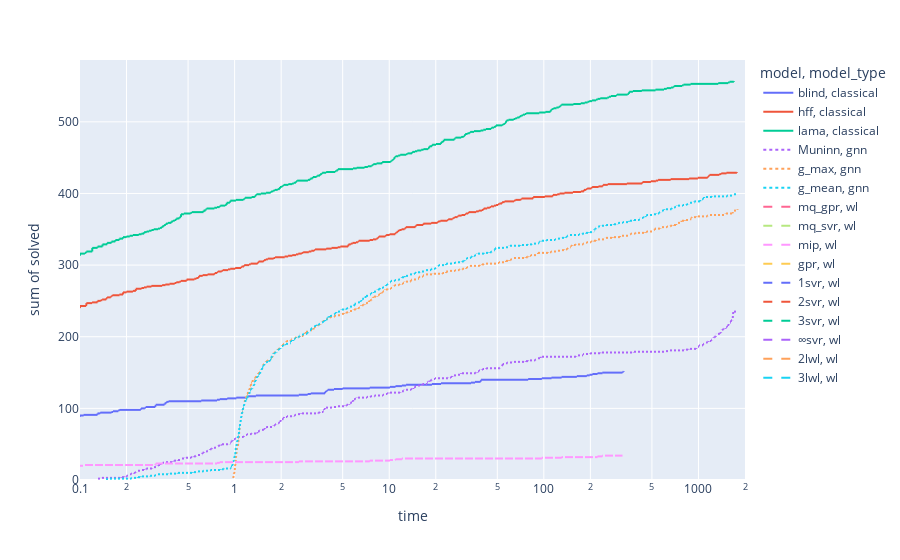

The cell this chart's notebook holds for it:
### Markdown cell above
### Cumulative runtime

### Code cell
fig = px.ecdf(
    WHOLE_DF,
    x="time",
    y="solved",
    color="model",
    line_dash="model_type",
    ecdfnorm=None,
    log_x=True,
    range_x=(1e-1, 2000),
)
fig.show()
fig.write_html("px/cumulative_runtime.html")

### Figure 1 — Plotly figure (JSON) as saved in the notebook; plotly's stock layout.template omitted (floating-point values rounded to 4 significant figures; data arrays with more than 128 entries replaced by an {"elided": "..."} marker saying what was removed)
{"data": [{"hovertemplate": "model=blind<br>model_type=classical<br>time=%{x}<br>sum of solved=%{y}<extra></extra>", "legendgroup": "blind, classical", "line": {"dash": "solid", "shape": "hv"}, "marker": {"color": "#636efa", "symbol": "circle"}, "mode": "lines", "name": "blind, classical", "showlegend": true, "type": "scattergl", "x": {"elided": "900 float values"}, "xaxis": "x", "y": {"elided": "900 int values"}, "yaxis": "y"}, {"hovertemplate": "model=hff<br>model_type=classical<br>time=%{x}<br>sum of solved=%{y}<extra></extra>", "legendgroup": "hff, classical", "line": {"dash": "solid", "shape": "hv"}, "marker": {"color": "#EF553B", "symbol": "circle"}, "mode": "lines", "name": "hff, classical", "showlegend": true, "type": "scattergl", "x": {"elided": "900 float values"}, "xaxis": "x", "y": {"elided": "900 int values"}, "yaxis": "y"}, {"hovertemplate": "model=lama<br>model_type=classical<br>time=%{x}<br>sum of solved=%{y}<extra></extra>", "legendgroup": "lama, classical", "line": {"dash": "solid", "shape": "hv"}, "marker": {"color": "#00cc96", "symbol": "circle"}, "mode": "lines", "name": "lama, classical", "showlegend": true, "type": "scattergl", "x": {"elided": "900 float values"}, "xaxis": "x", "y": {"elided": "900 int values"}, "yaxis": "y"}, {"hovertemplate": "model=Muninn<br>model_type=gnn<br>time=%{x}<br>sum of solved=%{y}<extra></extra>", "legendgroup": "Muninn, gnn", "line": {"dash": "dot", "shape": "hv"}, "marker": {"color": "#ab63fa", "symbol": "circle"}, "mode": "lines", "name": "Muninn, gnn", "showlegend": true, "type": "scattergl", "x": {"elided": "900 float values"}, "xaxis": "x", "y": {"elided": "900 int values"}, "yaxis": "y"}, {"hovertemplate": "model=g_max<br>model_type=gnn<br>time=%{x}<br>sum of solved=%{y}<extra></extra>", "legendgroup": "g_max, gnn", "line": {"dash": "dot", "shape": "hv"}, "marker": {"color": "#FFA15A", "symbol": "circle"}, "mode": "lines", "name": "g_max, gnn", "showlegend": true, "type": "scattergl", "x": {"elided": "900 float values"}, "xaxis": "x", "y": {"elided": "900 int values"}, "yaxis": "y"}, {"hovertemplate": "model=g_mean<br>model_type=gnn<br>time=%{x}<br>sum of solved=%{y}<extra></extra>", "legendgroup": "g_mean, gnn", "line": {"dash": "dot", "shape": "hv"}, "marker": {"color": "#19d3f3", "symbol": "circle"}, "mode": "lines", "name": "g_mean, gnn", "showlegend": true, "type": "scattergl", "x": {"elided": "900 float values"}, "xaxis": "x", "y": {"elided": "900 int values"}, "yaxis": "y"}, {"hovertemplate": "model=mq_gpr<br>model_type=wl<br>time=%{x}<br>sum of solved=%{y}<extra></extra>", "legendgroup": "mq_gpr, wl", "line": {"dash": "dash", "shape": "hv"}, "marker": {"color": "#FF6692", "symbol": "circle"}, "mode": "lines", "name": "mq_gpr, wl", "showlegend": true, "type": "scattergl", "x": {"elided": "900 int values"}, "xaxis": "x", "y": {"elided": "900 int values"}, "yaxis": "y"}, {"hovertemplate": "model=mq_svr<br>model_type=wl<br>time=%{x}<br>sum of solved=%{y}<extra></extra>", "legendgroup": "mq_svr, wl", "line": {"dash": "dash", "shape": "hv"}, "marker": {"color": "#B6E880", "symbol": "circle"}, "mode": "lines", "name": "mq_svr, wl", "showlegend": true, "type": "scattergl", "x": {"elided": "900 int values"}, "xaxis": "x", "y": {"elided": "900 int values"}, "yaxis": "y"}, {"hovertemplate": "model=mip<br>model_type=wl<br>time=%{x}<br>sum of solved=%{y}<extra></extra>", "legendgroup": "mip, wl", "line": {"dash": "dash", "shape": "hv"}, "marker": {"color": "#FF97FF", "symbol": "circle"}, "mode": "lines", "name": "mip, wl", "showlegend": true, "type": "scattergl", "x": {"elided": "900 float values"}, "xaxis": "x", "y": {"elided": "900 int values"}, "yaxis": "y"}, {"hovertemplate": "model=gpr<br>model_type=wl<br>time=%{x}<br>sum of solved=%{y}<extra></extra>", "legendgroup": "gpr, wl", "line": {"dash": "dash", "shape": "hv"}, "marker": {"color": "#FECB52", "symbol": "circle"}, "mode": "lines", "name": "gpr, wl", "showlegend": true, "type": "scattergl", "x": {"elided": "900 int values"}, "xaxis": "x", "y": {"elided": "900 int values"}, "yaxis": "y"}, {"hovertemplate": "model=1svr<br>model_type=wl<br>time=%{x}<br>sum of solved=%{y}<extra></extra>", "legendgroup": "1svr, wl", "line": {"dash": "dash", "shape": "hv"}, "marker": {"color": "#636efa", "symbol": "circle"}, "mode": "lines", "name": "1svr, wl", "showlegend": true, "type": "scattergl", "x": {"elided": "900 int values"}, "xaxis": "x", "y": {"elided": "900 int values"}, "yaxis": "y"}, {"hovertemplate": "model=2svr<br>model_type=wl<br>time=%{x}<br>sum of solved=%{y}<extra></extra>", "legendgroup": "2svr, wl", "line": {"dash": "dash", "shape": "hv"}, "marker": {"color": "#EF553B", "symbol": "circle"}, "mode": "lines", "name": "2svr, wl", "showlegend": true, "type": "scattergl", "x": {"elided": "900 int values"}, "xaxis": "x", "y": {"elided": "900 int values"}, "yaxis": "y"}, {"hovertemplate": "model=3svr<br>model_type=wl<br>time=%{x}<br>sum of solved=%{y}<extra></extra>", "legendgroup": "3svr, wl", "line": {"dash": "dash", "shape": "hv"}, "marker": {"color": "#00cc96", "symbol": "circle"}, "mode": "lines", "name": "3svr, wl", "showlegend": true, "type": "scattergl", "x": {"elided": "900 int values"}, "xaxis": "x", "y": {"elided": "900 int values"}, "yaxis": "y"}, {"hovertemplate": "model=∞svr<br>model_type=wl<br>time=%{x}<br>sum of solved=%{y}<extra></extra>", "legendgroup": "∞svr, wl", "line": {"dash": "dash", "shape": "hv"}, "marker": {"color": "#ab63fa", "symbol": "circle"}, "mode": "lines", "name": "∞svr, wl", "showlegend": true, "type": "scattergl", "x": {"elided": "900 int values"}, "xaxis": "x", "y": {"elided": "900 int values"}, "yaxis": "y"}, {"hovertemplate": "model=2lwl<br>model_type=wl<br>time=%{x}<br>sum of solved=%{y}<extra></extra>", "legendgroup": "2lwl, wl", "line": {"dash": "dash", "shape": "hv"}, "marker": {"color": "#FFA15A", "symbol": "circle"}, "mode": "lines", "name": "2lwl, wl", "showlegend": true, "type": "scattergl", "x": {"elided": "900 int values"}, "xaxis": "x", "y": {"elided": "900 int values"}, "yaxis": "y"}, {"hovertemplate": "model=3lwl<br>model_type=wl<br>time=%{x}<br>sum of solved=%{y}<extra></extra>", "legendgroup": "3lwl, wl", "line": {"dash": "dash", "shape": "hv"}, "marker": {"color": "#19d3f3", "symbol": "circle"}, "mode": "lines", "name": "3lwl, wl", "showlegend": true, "type": "scattergl", "x": {"elided": "900 int values"}, "xaxis": "x", "y": {"elided": "900 int values"}, "yaxis": "y"}], "layout": {"legend": {"title": {"text": "model, model_type"}, "tracegroupgap": 0}, "margin": {"t": 60}, "xaxis": {"anchor": "y", "domain": [0, 1], "range": [-1.0, 3.301], "title": {"text": "time"}, "type": "log"}, "yaxis": {"anchor": "x", "domain": [0, 1], "rangemode": "tozero", "title": {"text": "sum of solved"}}}}
